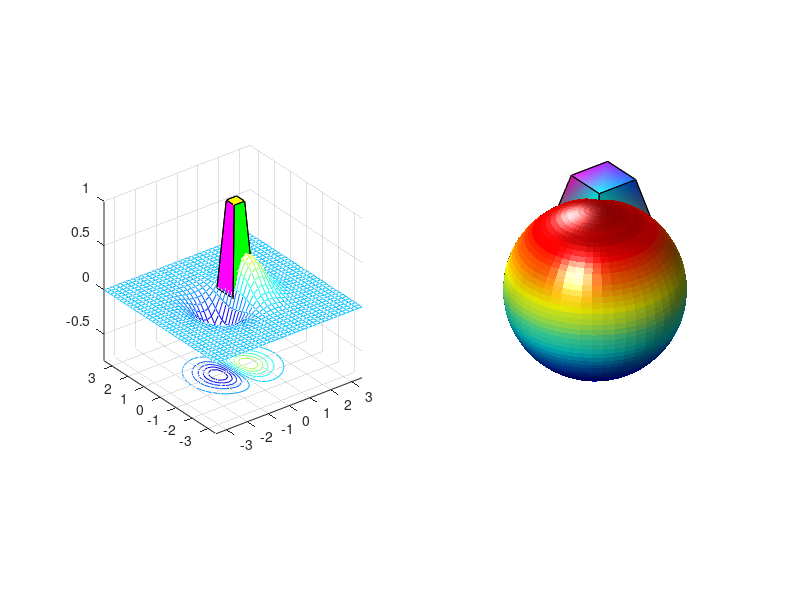

Write MATLAB code to recreate this figure. (Note: this script raises an error after producing the figure.)
x = logspace(-1,1,100);  % logspace():10的-1次到10的一次 等差分100
y = x.^2;
subplot(2,2,1);
plot(x,y);   %正常画图
title('Plot');
subplot(2,2,2);
semilogx(x,y);  %x轴取对数 实际上x轴是-1，1
title('Semilogx');
subplot(2,2,3);
semilogy(x,y); %y轴取对数 实际上y轴是-2，2
title('Semilogy');
subplot(2,2,4);
loglog(x, y); %x,y都取对数
title('Loglog');
set(gca,'XGrid','on');  %以上不同本质上是因为网格线分隔不同

%%
x = 0:0.01:20;
y1 = 200*exp(-0.05*x).*sin(x);
y2 = 0.8*exp(-0.5*x).*sin(10*x);
[AX,H1,H2] = plotyy(x,y1,x,y2);
% AX: 是一个包含两个元素的数组，分别表示左侧Y轴和右侧Y轴的坐标轴句柄。
% H1: 是第一个Y轴上绘制的曲线的句柄。
% H2: 是第二个Y轴上绘制的曲线的句柄
set(get(AX(1),'Ylabel'),'String','Left Y-axis');  %如果不要'string',类 Text 的属性 Left Y-axis 无法识别。
set(get(AX(2),'Ylabel'),'String','Right Y-axis');
title('Labeling plotyy');
set(AX(1), 'YColor', 'r');
set(AX(2), 'YColor', 'b');
set(H1,'LineStyle','--','Color', 'r'); 
set(H2,'LineStyle',':','Color', 'b');

%% plot3()
x=0:0.1:3*pi; 
z1=sin(x); 
z2=sin(2.*x);
z3=sin(3.*x);
y1=zeros(size(x));
y3=ones(size(x));
y2=y3./2;
plot3(x,y1,z1,'r',x,y2,z2,'b',x,y3,z3,'g');
grid on;
xlabel('x-axis');
ylabel('y-axis');
zlabel('z-axis');

%%
t = 0:pi/50:10*pi;
plot3(sin(t),cos(t),t)
grid on;
axis square; %设置坐标轴纵横比为1:1
% 这意味着x轴和y轴的刻度单位在图形中看起来是相等的，使得图形在视觉上更接近正方形。

%%
turns = 40*pi;
t = linspace(0,turns,4000);
x = cos(t).*(turns-t)./turns;
y = sin(t).*(turns-t)./turns;
z = t./turns;
plot3(x,y,z); 
grid on;

%% Surface Plots
x = -2:1:2;
y = -2:1:2;
[X,Y] = meshgrid(x,y)   %生成二维网格,得到二维坐标系中的网格点坐标

%%
x = -3.5:0.2:3.5; y = -3.5:0.2:3.5;
[X,Y] = meshgrid(x,y);
Z = X.*exp(-X.^2-Y.^2);
subplot(1,2,1); mesh(X,Y,Z);
%总行列为1row 2column，当前操作1
subplot(1,2,2); surf(X,Y,Z);

%% contour()  绘制等高线图
%•Projection of equal heights of 3D plot onto a 2D plane
x = -3.5:0.2:3.5;
y = -3.5:0.2:3.5;
[X,Y] = meshgrid(x,y);
Z = X.*exp(-X.^2-Y.^2);
subplot(2,1,1);
mesh(X,Y,Z);
axis square;
subplot(2,1,2);
contour(X,Y,Z);
axis square;

%%
x = -3.5:0.2:3.5;
y = -3.5:0.2:3.5;
[X,Y] = meshgrid(x,y);
Z = X.*exp(-X.^2-Y.^2);

subplot(1,3,1);
contour(Z,-0.45:0.05:0.45);  %绘制等高线的高度范围，控制疏密
axis square;

subplot(1,3,2);
[C,h] = contour(Z);    
% contour 函数返回两个输出参数：等高线矩阵 C 和绘制等高线的图形对象句柄 h
% contour(Z) 绘制了矩阵 Z 的等高线图，并将等高线矩阵存储在变量 C 中。
% 同时，h 是一个包含等高线图形对象句柄的向量。每个元素 h(i) 对应于 C(i) 中的一个等高线。
clabel(C,h);
axis square;

subplot(1,3,3); 
contourf(Z);  %fill 填充颜色
axis square;

%%
x = -2:0.05:2; 
y = -2:0.05:2;
[X,Y] = meshgrid(x,y);
Z = X.*exp(-X.^2-Y.^2);

[C,h]= contourf(Z,-.45:0.05:.45);
clabel(C,h);
axis square

set(gca,'XTick',1:20:81);
set(gca,'YTick',1:10:81);
set(gca,'XTickLabel',-2:1:2);
set(gca,'YTicklabel',-2:0.5:2);
colormap(jet);
% jet 颜色映射在低值处使用蓝色，中间值使用绿色，高值处使用红色
% 增强可视化效果很有用.
% 特别是在显示数据分布或强调特定区域的时候。如果不设置颜色映射，默认使用的是 MATLAB 的默认颜色映射
axis square;

%%
x = -3.5:0.2:3.5; y = -3.5:0.2:3.5;
[X,Y] = meshgrid(x,y); Z = X.*exp(-X.^2-Y.^2);
subplot(1,2,1); meshc(X,Y,Z);
subplot(1,2,2); surfc(X,Y,Z);

%%
sphere(50);   %创建了一个包含50个点的球体
shading flat; %将球体进行平坦着色,
light('Position',[1 3 2]);   %打光位置 
light('Position',[-3 -1 3]); %可以有多个
%set(L1, 'Color', 'g');  %光的颜色
% material shiny;  %设置球体的材质为"shiny" 有光泽的
axis vis3d;   %将坐标轴可视性设置为3D可视
axis off;   %关闭坐标轴的显示
set(gcf,'Color','w');  % Get Current Figure 
view(-45,20);  %视图角度


%%  no
v = [0 0 0; 1 0 0 ; 1 1 0; 0 1 0; 0.25 0.25 1; ...
0.75 0.25 1; 0.75 0.75 1; 0.25 0.75 1];
f = [1 2 3 4; 5 6 7 8; 1 2 6 5; 2 3 7 6; 3 4 8 7; 4 1 5 8];
subplot(1,2,1); patch('Vertices', v, 'Faces', f, ...
'FaceVertexCData', hsv(6), 'FaceColor', 'flat');
view(3); axis square tight; grid on;
subplot(1,2,2); patch('Vertices', v, 'Faces', f, ...
'FaceVertexCData', hsv(8), 'FaceColor','interp');
view(3); axis square tight; grid on;

%%  no
load cape
X=conv2(ones(9,9)/81,cumsum(cumsum(randn(100,100)),2));
surf(X,'EdgeColor','none','EdgeLighting','Phong','FaceColor','interp');
colormap(map); clim([-10,300]);
grid off; axis off;
